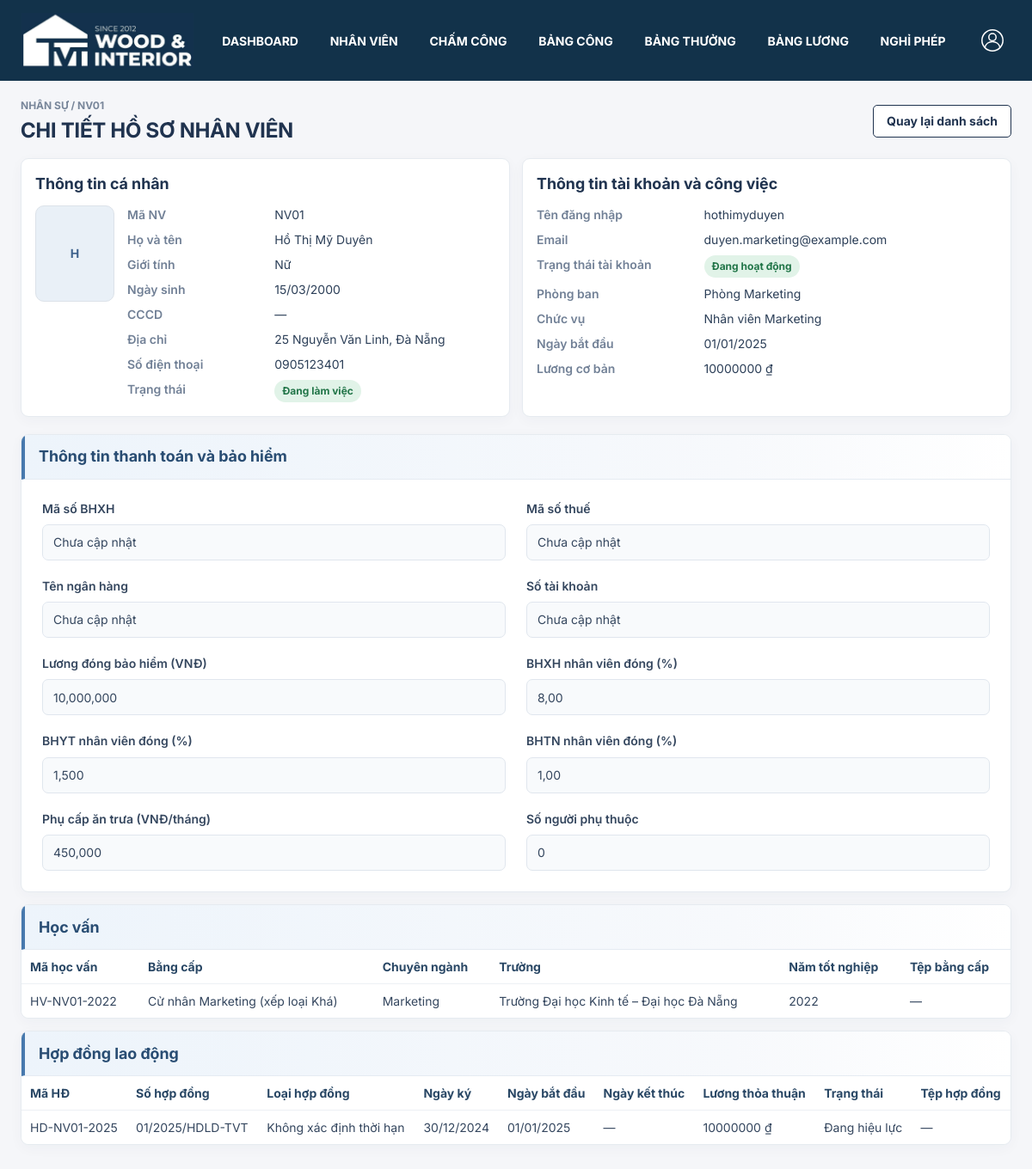
Page /nhan_vien/1/ (signed in) on the earlier database version.
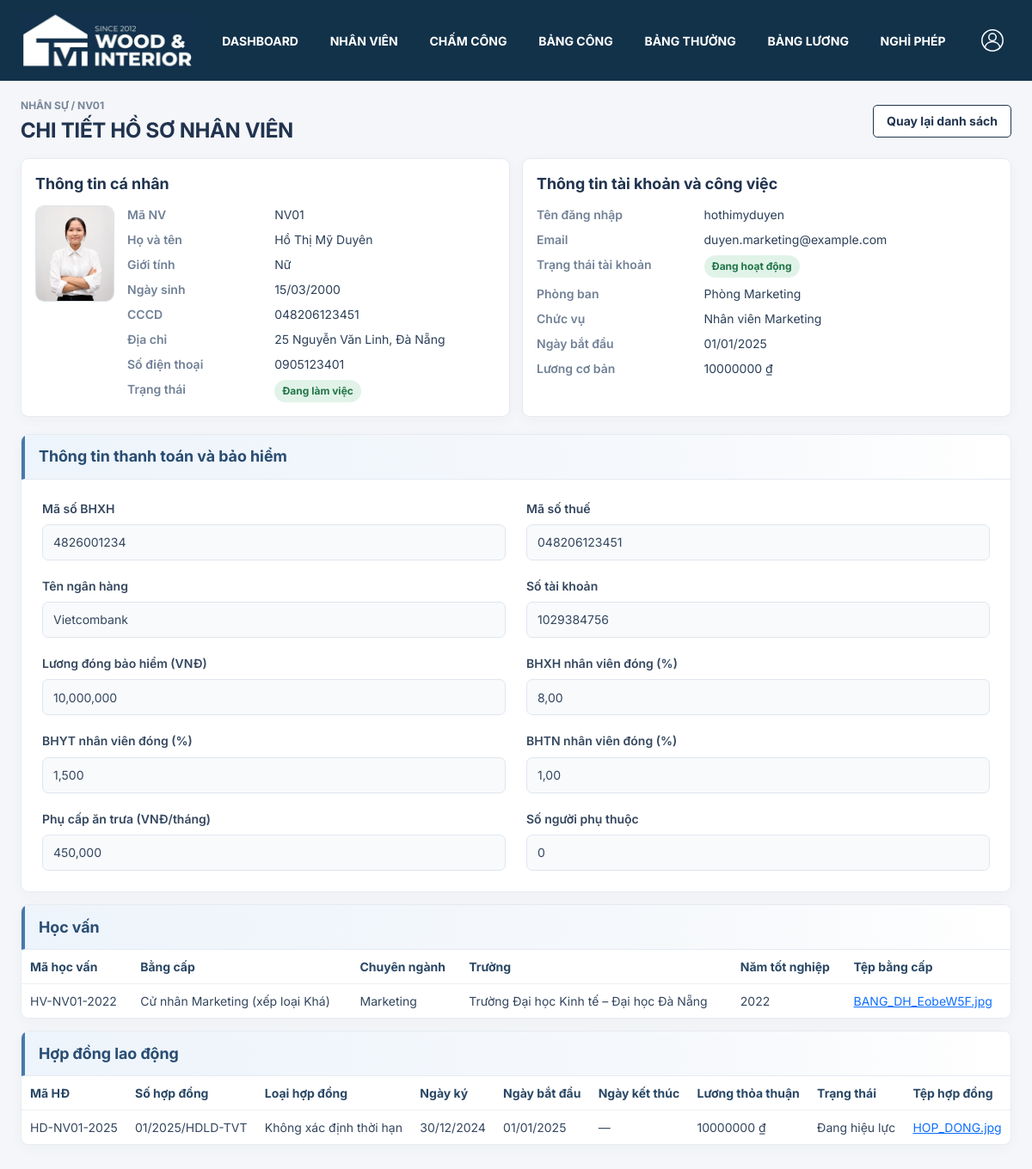
Same page on the later database version.
### nhan_vien/models.py (models this page shows, shortened)
class Employee(models.Model):
    GENDER_CHOICES = [('Nam', 'Nam'), ('Nữ', 'Nữ')]
    EMPLOYMENT_STATUS_CHOICES = [
        ('Đang làm việc', 'Đang làm việc'),
        ('Tạm nghỉ', 'Tạm nghỉ'),
        ('Đã nghỉ việc', 'Đã nghỉ việc'),
    ]
    code = models.CharField('Mã nhân viên', max_length=25, unique=True)
    full_name = models.CharField('Họ tên', max_length=255)
    user = models.OneToOneField(settings.AUTH_USER_MODEL, on_delete=models.PROTECT,
                               related_name='employee', verbose_name='Tài khoản')
    department = models.ForeignKey(Department, on_delete=models.PROTECT, verbose_name='Phòng ban')
    position = models.ForeignKey('Position', null=True, blank=True, on_delete=models.SET_NULL,
                                 related_name='employees', verbose_name='Chức vụ')
    avatar = models.FileField('Ảnh đại diện', upload_to='employees/avatars/', blank=True,
                              validators=[FileExtensionValidator(['jpg', 'jpeg', 'png', 'webp'])])
    national_id = models.CharField('CCCD', max_length=12, null=True, blank=True, unique=True)
    gender = models.CharField('Giới tính', max_length=10, choices=GENDER_CHOICES, blank=True)
    date_of_birth = models.DateField('Ngày sinh', null=True, blank=True)
    phone = models.CharField('Số điện thoại', max_length=15, null=True, blank=True, unique=True)
    address = models.CharField('Địa chỉ', max_length=255, blank=True)
    hire_date = models.DateField('Ngày vào làm')
    base_salary = models.DecimalField('Lương cơ bản', max_digits=16, decimal_places=2,
                                     validators=[MinValueValidator(0)])
    payroll_settings = models.JSONField('Thiết lập tính lương dùng chung', null=True, blank=True, default=None)
    is_active = models.BooleanField('Đang làm việc', default=True)
    employment_status = models.CharField('Trạng thái nhân viên', max_length=30,
                                         choices=EMPLOYMENT_STATUS_CHOICES,
                                         default='Đang làm việc')
    class Meta:
        ordering = ['code']
        db_table = 'Ho_so_ca_nhan'

class Education(models.Model):
    employee = models.ForeignKey(Employee, on_delete=models.CASCADE, related_name='educations')
    code = models.CharField('Mã học vấn', max_length=25, unique=True)
    degree = models.CharField('Bằng cấp', max_length=100)
    major = models.CharField('Chuyên ngành', max_length=100, blank=True)
    school = models.CharField('Trường học', max_length=255, blank=True)
    graduation_year = models.PositiveSmallIntegerField('Năm tốt nghiệp', null=True, blank=True)
    certificate_file = models.FileField('Tệp bằng cấp', upload_to='employees/education/', blank=True,
                                        validators=[FileExtensionValidator(['pdf', 'doc', 'docx', 'jpg', 'jpeg', 'png'])])
    class Meta:
        db_table = 'Hoc_van'
        ordering = ['-graduation_year', 'code']

class LaborContract(models.Model):
    STATUS_CHOICES = [('Đang hiệu lực', 'Đang hiệu lực'), ('Đã hết hiệu lực', 'Đã hết hiệu lực')]
    employee = models.ForeignKey(Employee, on_delete=models.CASCADE, related_name='contracts')
    code = models.CharField('Mã hợp đồng', max_length=25, unique=True)
    number = models.CharField('Số hợp đồng', max_length=50, unique=True)
    contract_type = models.CharField('Loại hợp đồng', max_length=50)
    signed_date = models.DateField('Ngày ký')
    start_date = models.DateField('Ngày bắt đầu')
    end_date = models.DateField('Ngày kết thúc', null=True, blank=True)
    agreed_salary = models.DecimalField('Lương thỏa thuận', max_digits=12, decimal_places=0,
                                        validators=[MinValueValidator(0)])
    status = models.CharField('Trạng thái', max_length=30, choices=STATUS_CHOICES, default='Đang hiệu lực')
    contract_file = models.FileField('Tệp hợp đồng', upload_to='employees/contracts/', blank=True,
                                     validators=[FileExtensionValidator(['pdf', 'doc', 'docx', 'jpg', 'jpeg', 'png'])])
    class Meta:
        db_table = 'Hop_dong_lao_dong'
        ordering = ['-start_date', 'code']
        constraints = [models.CheckConstraint(
            check=models.Q(end_date__isnull=True) | models.Q(end_date__gte=models.F('start_date')),
            name='contract_end_on_or_after_start',
        )]

class Department(models.Model):
    code = models.CharField('Mã phòng', max_length=30, unique=True)
    name = models.CharField('Tên phòng', max_length=150)
    allows_overtime = models.BooleanField('Phòng Sản xuất được phép OT', default=False)
    manager = models.ForeignKey('Employee', null=True, blank=True, on_delete=models.SET_NULL,
                                related_name='managed_departments', verbose_name='Trưởng phòng')
    class Meta:
        db_table = 'Phong_ban'
        constraints = [models.UniqueConstraint(fields=['allows_overtime'], condition=models.Q(allows_overtime=True),
                                               name='one_production_overtime_department')]

class Position(models.Model):
    department = models.ForeignKey(Department, on_delete=models.PROTECT, related_name='positions')
    name = models.CharField('Tên chức vụ', max_length=255)
    salary_coefficient = models.DecimalField('Hệ số lương chức vụ', max_digits=4,
                                             decimal_places=1, validators=[MinValueValidator(0)])
    class Meta:
        db_table = 'Chuc_vu'
        ordering = ['department__name', 'name']
        constraints = [models.UniqueConstraint(fields=['department', 'name'], name='unique_position_per_department')]
    def __str__(self):
        return self.name

### nhan_vien/views.py (the view)
# urls.py: path('nhan_vien/<int:employee_id>/', employee_views.employee_detail, name='employee_detail'),
@login_required
def employee_detail(request, employee_id):
    if not has_role(request.user, *DIRECTORY_ROLES):
        return _forbidden(request)
    employee = get_object_or_404(Employee.objects.select_related('user', 'department', 'position'), pk=employee_id)
    if not visible_employees(request.user).filter(pk=employee.pk).exists():
        return _forbidden(request)
    return render(request, 'employees/detail.html', {
        'employee': employee,
        'can_manage': False,
        **payroll_settings_context(request, employee),
    })

### bang_luong/templatetags/payroll_display.py (called while the page is built)
@register.filter
def money(value):
    try:
        amount = Decimal(str(value))
        if not amount.is_finite():
            return '—'
        return format(amount.quantize(Decimal('1'), rounding=ROUND_HALF_UP), ',.0f')
    except (InvalidOperation, TypeError, ValueError):
        return '—'

### nhan_vien/access.py (called while the page is built)
def has_role(user, *roles):
    return user.is_authenticated and (user.is_superuser or user.groups.filter(name__in=roles).exists())

def visible_employees(user):
    employees = Employee.objects.select_related('department', 'user')
    if has_role(user, HR, DIRECTOR):
        return employees
    if has_role(user, MANAGER):
        return employees.filter(department__manager__user=user)
    return employees.filter(user=user)

### nhan_vien/templatetags/access_tags.py (called while the page is built)
@register.simple_tag
def role_allowed(user, *roles):
    return has_role(user, *roles)

### nhan_vien/views.py (called while the page is built)
def payroll_settings_context(request, employee):
    if not employee or not (
        employee.user_id == request.user.pk or has_role(request.user, HR, DIRECTOR)
    ):
        return {}
    return {
        'shared_salary_settings': employee.payroll_settings,
        'can_manage_salary': has_role(request.user, HR, DIRECTOR),
        'salary_form': SalarySettingsForm(employee),
    }

### templates/employees/detail.html (shortened to what the changed rows need)
{% extends 'base.html' %}
{% load static payroll_display %}
{% block extra_head %}<link rel="stylesheet" href="{% static 'css/employees.css' %}?v=20261111-salary-spacing">{% endblock %}
{% block content %}
<section class="employee-page profile-page">
  {% if not employee %}<div class="employee-empty"><strong>Chưa có hồ sơ nhân viên</strong><p>Tài khoản này chưa được liên kết với hồ sơ nhân viên.</p></div>
  {% else %}
  <div class="employee-heading"><div><p class="eyebrow">NHÂN SỰ / {{ employee.code }}</p><h1>{% if personal_view %}HỒ SƠ CÁ NHÂN{% else %}CHI TIẾT HỒ SƠ NHÂN VIÊN{% endif %}</h1></div><div class="heading-actions">{% if not personal_view %}<a class="employee-button secondary" href="{% url 'employees' %}">Quay lại danh sách</a>{% endif %}</div></div>
  <div class="profile-panels">
    <section class="profile-card"><h2>Thông tin cá nhân</h2><div class="personal-info">
      {% if employee.avatar %}<img class="employee-avatar" src="{{ employee.avatar.url }}" alt="Ảnh {{ employee.full_name }}">{% else %}<div class="employee-avatar avatar-placeholder">{{ employee.full_name|slice:':1' }}</div>{% endif %}
      <dl><dt>Mã NV</dt><dd>{{ employee.code }}</dd><dt>Họ và tên</dt><dd>{{ employee.full_name }}</dd><dt>Giới tính</dt><dd>{{ employee.get_gender_display|default:'—' }}</dd><dt>Ngày sinh</dt><dd>{{ employee.date_of_birth|date:'d/m/Y'|default:'—' }}</dd><dt>CCCD</dt><dd>{{ employee.national_id|default:'—' }}</dd><dt>Địa chỉ</dt><dd>{{ employee.address|default:'—' }}</dd><dt>Số điện thoại</dt><dd>{{ employee.phone|default:'—' }}</dd><dt>Trạng thái</dt><dd><span class="status-pill {% if employee.employment_status == 'Đang làm việc' %}active{% elif employee.employment_status == 'Tạm nghỉ' %}paused{% else %}inactive{% endif %}">{{ employee.employment_status }}</span></dd></dl>
    </div></section>
    <section class="profile-card"><h2>Thông tin tài khoản và công việc</h2><dl class="account-info"><dt>Tên đăng nhập</dt><dd>{{ employee.user.username }}</dd><dt>Email</dt><dd>{{ employee.user.email|default:'—' }}</dd><dt>Trạng thái tài khoản</dt><dd><span class="status-pill {% if employee.user.is_active %}active{% else %}inactive{% endif %}">{{ employee.user.is_active|yesno:'Đang hoạt động,Đã vô hiệu hóa' }}</span></dd><dt>Phòng ban</dt><dd>{{ employee.department.name }}</dd><dt>Chức vụ</dt><dd>{{ employee.position|default:'—' }}</dd><dt>Ngày bắt đầu</dt><dd>{{ employee.hire_date|date:'d/m/Y' }}</dd><dt>Lương cơ bản</dt><dd>{{ employee.base_salary|floatformat:0 }} ₫</dd></dl></section>
  </div>
  {% if can_manage_salary or shared_salary_settings %}
  <section class="profile-card data-section salary-settings-panel" id="payroll-settings"><div class="section-heading"><h2>Thông tin thanh toán và bảo hiểm</h2></div>
    {% include 'employees/salary_settings_fields.html' with salary_readonly=True %}
  </section>
  {% endif %}
  <section class="profile-card data-section"><div class="section-heading"><h2>Học vấn</h2></div><div class="employee-table-wrap"><table class="employee-table"><thead><tr><th>Mã học vấn</th><th>Bằng cấp</th><th>Chuyên ngành</th><th>Trường</th><th>Năm tốt nghiệp</th><th>Tệp bằng cấp</th></tr></thead><tbody>{% for item in employee.educations.all %}<tr><td>{{ item.code }}</td><td>{{ item.degree }}</td><td>{{ item.major|default:'—' }}</td><td>{{ item.school|default:'—' }}</td><td>{{ item.graduation_year|default:'—' }}</td><td>{% if item.certificate_file %}<a href="{{ item.certificate_file.url }}" target="_blank" rel="noopener" title="Mở tệp bằng cấp">{{ item.certificate_file.name|cut:'employees/education/' }}</a>{% else %}—{% endif %}</td></tr>{% empty %}<tr><td colspan="{% if can_manage %}7{% else %}6{% endif %}" class="table-empty">Chưa có thông tin học vấn.</td></tr>{% endfor %}</tbody></table></div></section>
  <section class="profile-card data-section"><div class="section-heading"><h2>Hợp đồng lao động</h2></div><div class="employee-table-wrap"><table class="employee-table"><thead><tr><th>Mã HĐ</th><th>Số hợp đồng</th><th>Loại hợp đồng</th><th>Ngày ký</th><th>Ngày bắt đầu</th><th>Ngày kết thúc</th><th>Lương thỏa thuận</th><th>Trạng thái</th><th>Tệp hợp đồng</th></tr></thead><tbody>{% for item in employee.contracts.all %}<tr><td>{{ item.code }}</td><td>{{ item.number }}</td><td>{{ item.contract_type }}</td><td>{{ item.signed_date|date:'d/m/Y' }}</td><td>{{ item.start_date|date:'d/m/Y' }}</td><td>{{ item.end_date|date:'d/m/Y'|default:'—' }}</td><td>{{ item.agreed_salary|floatformat:0 }} ₫</td><td>{{ item.status }}</td><td>{% if item.contract_file %}<a href="{{ item.contract_file.url }}" target="_blank" rel="noopener" title="Mở tệp hợp đồng">{{ item.contract_file.name|cut:'employees/contracts/' }}</a>{% else %}—{% endif %}</td></tr>{% empty %}<tr><td colspan="{% if can_manage %}10{% else %}9{% endif %}" class="table-empty">Chưa có hợp đồng lao động.</td>{% endfor %}</tbody></table></div></section>
  {% endif %}
</section>
{% endblock %}

Differences in the rows shown:
changed Employee "NV01": avatar: picture added; national_id "—" → "048206123451"; full_name "H" → (not shown)
changed Education "Cử nhân Marketing (xếp loại Khá)": certificate_file.name (not shown) → "BANG_DH_EobeW5F.jpg"; no longer shows "—"
changed LaborContract "Không xác định thời hạn": contract_file.name (not shown) → "HOP_DONG.jpg"; no longer shows "—"
Other differences:
form field value: (not shown) → "4826001234"
form field value: (not shown) → "048206123451"
form field value: (not shown) → "Vietcombank"
form field value: (not shown) → "1029384756"
